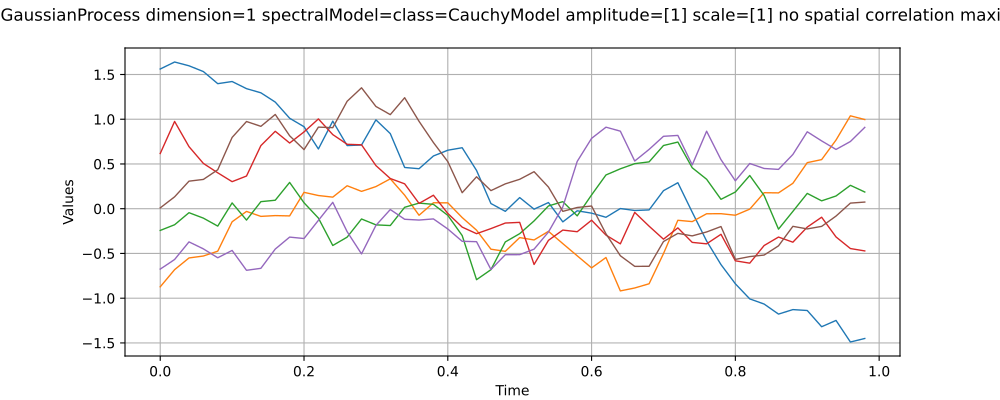

Reproduce this figure in Python.
import openturns as ot
from matplotlib import pyplot as plt
from openturns.viewer import View
if ot.SpectralGaussianProcess().__class__.__name__ == 'Process':
    # default to Gaussian for the interface class
    process = ot.GaussianProcess()
elif ot.SpectralGaussianProcess().__class__.__name__ == 'DiscreteMarkovChain':
    process = ot.SpectralGaussianProcess()
    process.setTransitionMatrix(ot.SquareMatrix([[0.0,0.5,0.5],[0.7,0.0,0.3],[0.8,0.0,0.2]]))
    origin = 0
    process.setOrigin(origin)
else:
    process = ot.SpectralGaussianProcess()
process.setTimeGrid(ot.RegularGrid(0.0, 0.02, 50))
process.setDescription(['$x$'])
sample = process.getSample(6)
sample_graph = sample.drawMarginal(0)
sample_graph.setTitle(str(process))

fig = plt.figure(figsize=(10, 4))
sample_axis = fig.add_subplot(111)
View(sample_graph, figure=fig, axes=[sample_axis], add_legend=False)
